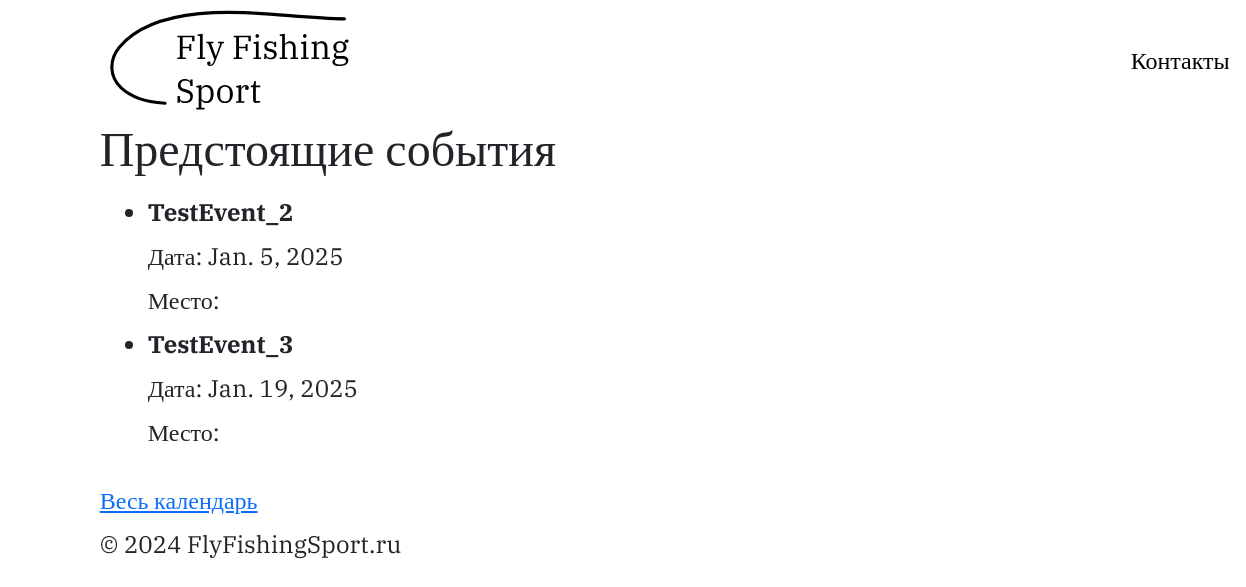
The page / on the database its author committed.
### SportCalendar/models.py (models this page shows, shortened)
class Event(models.Model):
    name = models.CharField(max_length=255)
    disciplines = models.ManyToManyField(Discipline)
    date_start = models.DateField()
    date_end = models.DateField(null=True, blank=True)
    club = models.ForeignKey(Club, on_delete=models.CASCADE)
    link = models.URLField()
    image = models.ImageField(upload_to='event_images/', null=True, blank=True)

### FlyFishingSport/views.py (the view)
# urls.py: path('', views.index, name='index'),
def index(request):
    upcoming_events = Event.objects.filter(date_start__gte=timezone.now()).order_by('date_start')[:5]
    return render(request, 'index.html', {'upcoming_events': upcoming_events})

### FlyFishingSport/templates/index.html (shortened to what this page needs)
{% extends 'base.html' %}
{% block content %}
<h2>Предстоящие события</h2>
    <ul>
        {% for event in upcoming_events %}
            <li>
                <strong>{{ event.name }}</strong><br>
                Дата: {{ event.date_start }}<br>
                Место: {{ event.location }}
            </li>
        {% empty %}
            <li>Нет предстоящих событий</li>
        {% endfor %}
    </ul>
    <a class="fta-menu-buttom" href="{% url 'event_calendar' %}"> Весь календарь </a>
{% endblock %}

### FlyFishingSport/static/style.css (style rules this page uses)
:root { --animate-duration: 800ms; --animate-delay: 0.9s; font: 400 24px/44px IBM Plex Serif; display: flex; box-sizing: border-box; }
body { display: flex; flex-direction: column; margin-right: 8%; margin-left: 8%; padding: 0; justify-content: center; font: 400 24px/44px IBM Plex Serif; }

### rows shown on the page
Event: name "TestEvent_2", date_start "Jan. 5, 2025"
Event: name "TestEvent_3", date_start "Jan. 19, 2025"
